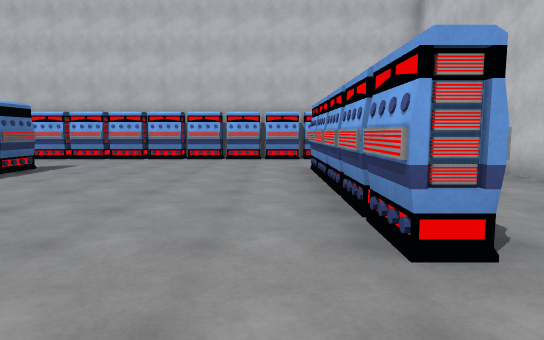
View 1 (above)

17 first-person views from a walk through a 3-D level made in the Unity game engine. The camera is 1.4 m above the floor, tilts 6° down and sees 75° across. The floor is counted in squares, 2 m on a side. Each view is taken from the middle of a square. On the plan, view 1 faces up. The plan holds only what a view shows up to about 11 squares ahead; the rest is blank. Some animated figures are left out. Surface patterns are stand-ins for the level's own textures.

View 2
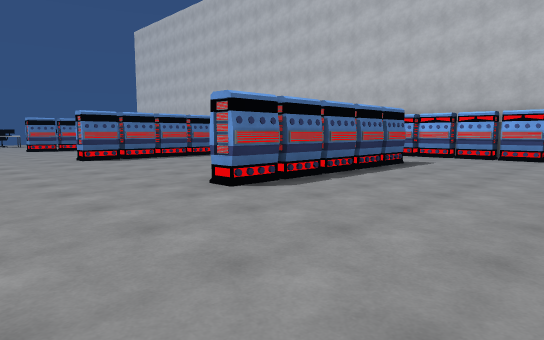

View 3
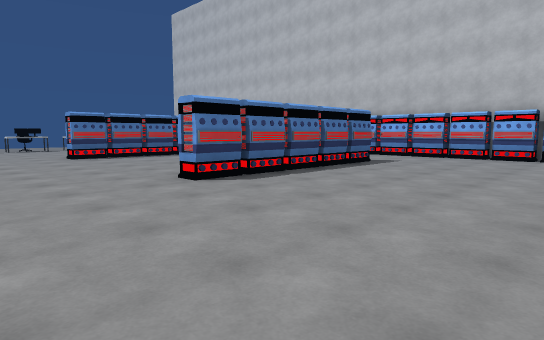

View 4
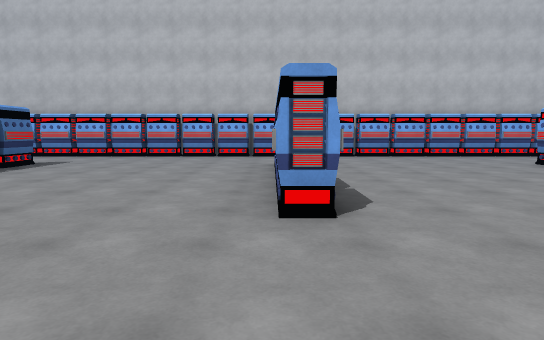

View 5
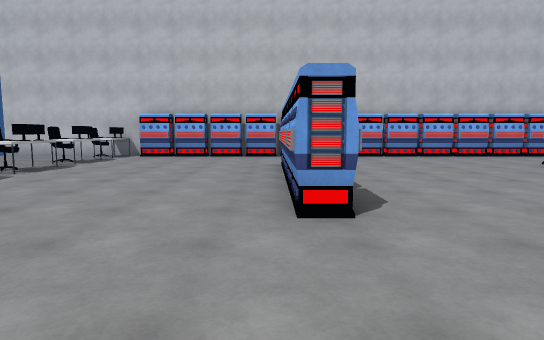

View 6
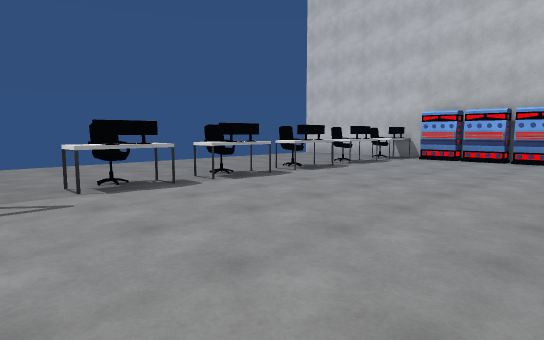

View 7
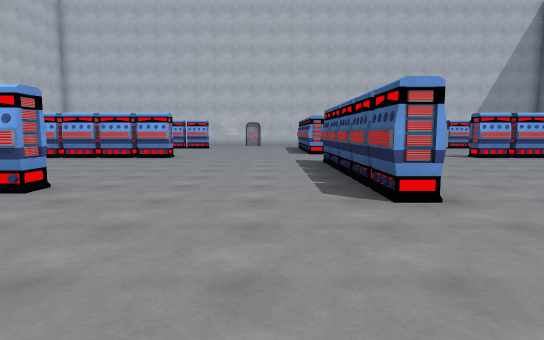

View 8
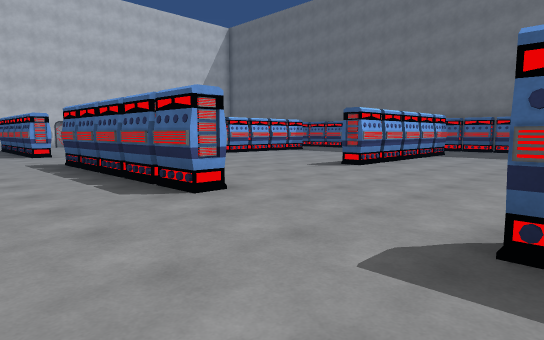

View 9
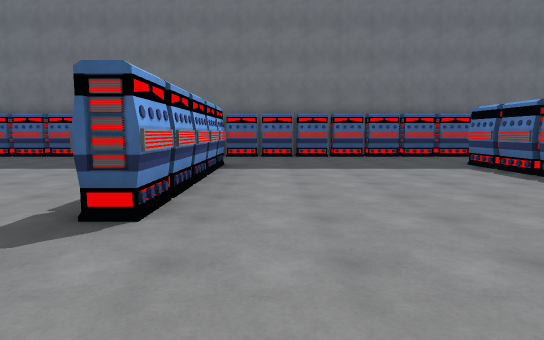

View 10
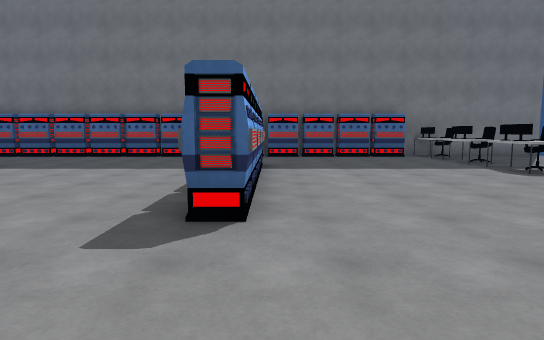

View 11
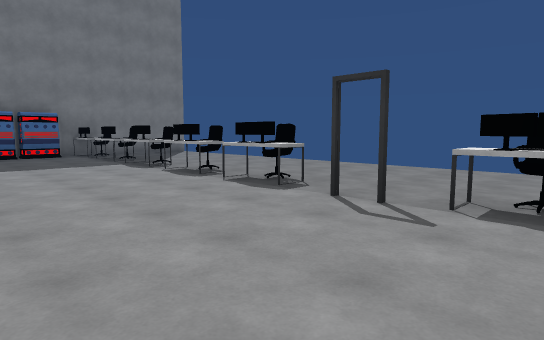

View 12
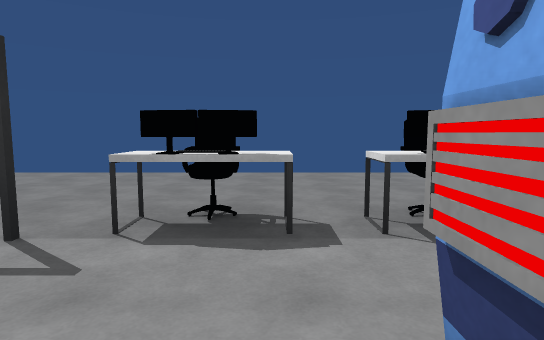

View 13
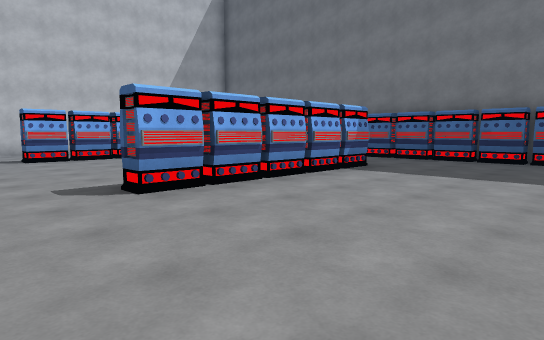

View 14
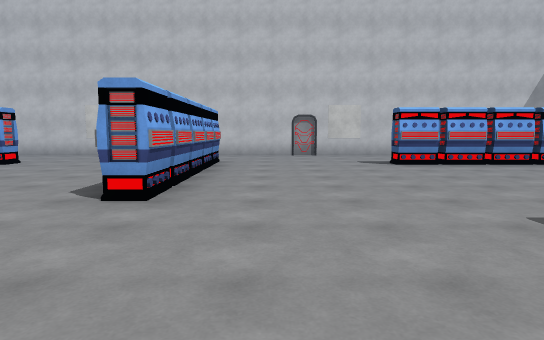

View 15
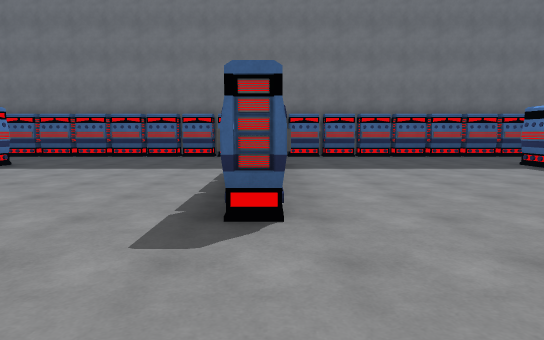

View 16
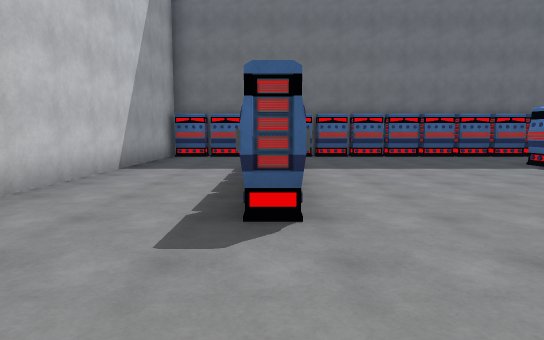

View 17
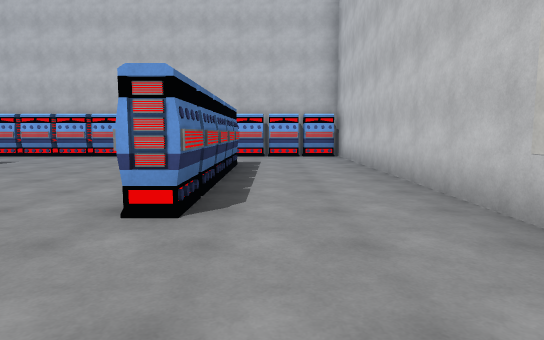

### Floor plan
Key: @ floor where view 1 was taken; # wall or solid block; x gap in a wall; . floor; ^ raised ledge.
Columns run from 25 left of view 1 to 4 right of it. Each row starts with its distance up from view 1.
 10 x#############################
  9  ..^.........................#
  8  ..^.........................#
  7 ...^.........................#
  6 ...^....##....x.....x.....#..#
  5 ...^.....#....#.....#.....#..#
  4 ...^.....#....#.....#.....#..#
  3 .........x....x.....x.....#..#
  2 ...^.....#....#.....#.....#..#
  1 .............................#
  0      ....................@...
 -1 ...     . ................ .
 -2 ...^..#   #...#####...##x##  #
 -3 ...^....   .....   ..........#
 -4 ...^.....  ..................#
 -5 ....#..... ..................#
 -6 .............................#
 -7 ...^.....#....#.....#.....#..#
 -8 ...x.....x....x.....x.....#..#
 -9 ...^.....#....#.....#.....#..#
-10 ...^.....#....#.....#.....#..#
-11 ...^.....#....#.....#.....#..#
-12  ..^.........................#
-13  ..^.........................#
-14  ..^.........................#
-15 x#############################

Positions as (right, up) in squares from view 1, and headings:
1: (0, 0), facing up
2: (-1, -1), facing up-left
3: (-6, -1), facing up-left
4: (-11, -1), facing up
5: (-17, -1), facing up
6: (-17, 0), facing up-left
7: (-15, -1), facing right
8: (-15, 0), facing down-right
9: (-12, -4), facing down
10: (-17, -4), facing down
11: (-18, -3), facing down-left
12: (-19, -3), facing left
13: (-9, -5), facing down-right
14: (-7, -4), facing right
15: (-5, -4), facing down
16: (1, -4), facing down
17: (2, -1), facing up
